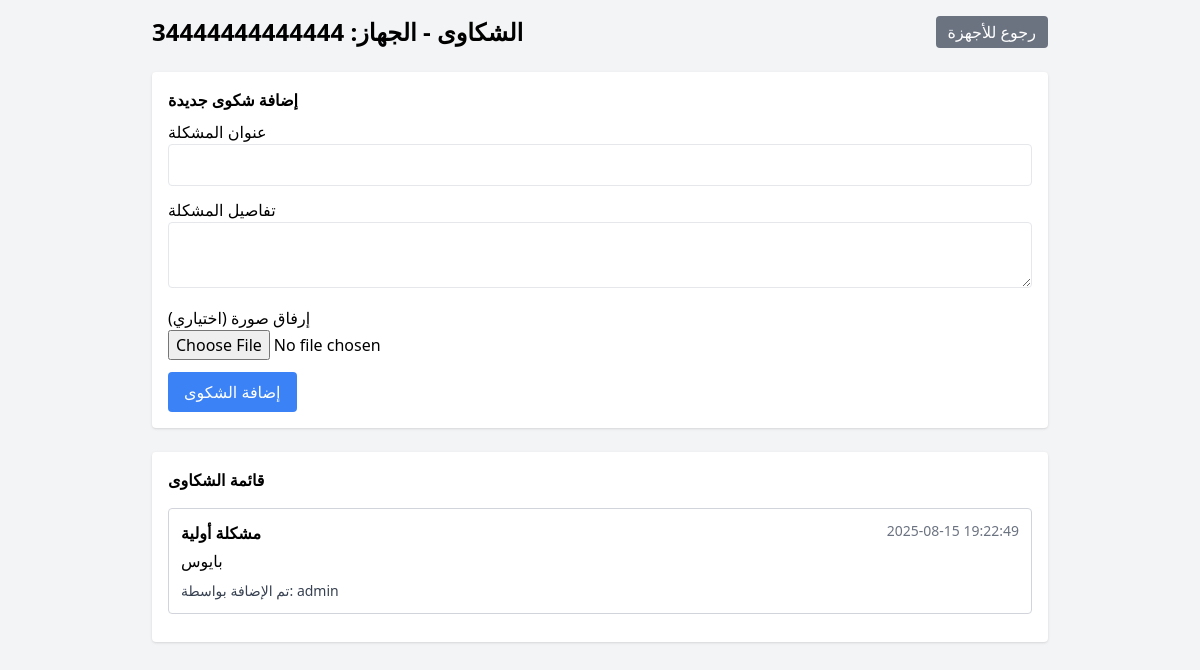
The page /complaints.php?laptop_id=5 (signed in) on the database its author committed.
### tables this page shows
CREATE TABLE `broken_laptops` (
  `laptop_id` int(11) NOT NULL,
  `category_id` int(11) NOT NULL,
  `device_category_number` varchar(100) DEFAULT NULL,
  `serial_number` varchar(100) NOT NULL,
  `specs` text DEFAULT NULL,
  `with_charger` tinyint(1) DEFAULT 0,
  `problems_count` int(11) DEFAULT 0,
  `branch_name` varchar(100) DEFAULT NULL,
  `problem_details` text DEFAULT NULL,
  `entered_by_user_id` int(11) DEFAULT NULL,
  `assigned_user_id` int(11) DEFAULT NULL,
  `problem_type` varchar(100) DEFAULT NULL,
  `transfer_ref` varchar(100) DEFAULT NULL,
  `status` varchar(50) DEFAULT NULL,
  `repeat_problem_count` int(11) DEFAULT 0
);

CREATE TABLE `complaints` (
  `complaint_id` int(11) NOT NULL,
  `laptop_id` int(11) NOT NULL,
  `complaint_date` timestamp NOT NULL DEFAULT current_timestamp(),
  `problem_title` varchar(200) DEFAULT NULL,
  `problem_details` text DEFAULT NULL,
  `image_path` varchar(255) DEFAULT NULL,
  `user_id` int(11) NOT NULL
);

CREATE TABLE `users` (
  `user_id` int(11) NOT NULL,
  `username` varchar(100) NOT NULL,
  `password` varchar(100) NOT NULL,
  `permissions` varchar(100) NOT NULL
);

### complaints.php (the view, shortened to what this page needs)
<?php
require 'db.php';
$laptop_id = $_GET['laptop_id'];
$stmt = $pdo->prepare("SELECT c.*, u.username FROM complaints c LEFT JOIN users u ON c.user_id=u.user_id WHERE c.laptop_id=? ORDER BY c.complaint_date DESC");
$stmt->execute([$laptop_id]);
$complaints = $stmt->fetchAll();
$stmt2 = $pdo->prepare("SELECT * FROM broken_laptops WHERE laptop_id=?");
$stmt2->execute([$laptop_id]);
$laptop = $stmt2->fetch();
?>
<!DOCTYPE html>
<html lang="ar">
<head>
<script src="https://cdn.tailwindcss.com"></script>
</head>
<body class="bg-gray-100 min-h-screen p-4">
<div class="max-w-4xl mx-auto">
    <header class="mb-6 flex justify-between items-center">
        <h1 class="text-2xl font-bold">الشكاوى - الجهاز: <?= htmlspecialchars($laptop['serial_number']) ?></h1>
        <a href="broken_laptops.php" class="bg-gray-500 text-white px-3 py-1 rounded">رجوع للأجهزة</a>
    </header>
    <div class="bg-white p-4 rounded shadow mb-6">
        <h2 class="font-bold mb-2">إضافة شكوى جديدة</h2>
        <form method="POST" enctype="multipart/form-data">
            <label>عنوان المشكلة</label>
            <input type="text" name="problem_title" class="w-full p-2 border rounded mb-3" required>
            <label>تفاصيل المشكلة</label>
            <textarea name="problem_details" class="w-full p-2 border rounded mb-3" required></textarea>
            <label>إرفاق صورة (اختياري)</label>
            <input type="file" name="image" class="w-full mb-3">
            <button type="submit" class="bg-blue-500 text-white px-4 py-2 rounded">إضافة الشكوى</button>
        </form>
    </div>
    <div class="bg-white p-4 rounded shadow">
        <h2 class="font-bold mb-4">قائمة الشكاوى</h2>
        <?php if(count($complaints) === 0): ?>
            <p>لا توجد شكاوى لهذا الجهاز.</p>
        <?php else: ?>
            <?php foreach($complaints as $c): ?>
                <div class="border border-gray-300 rounded p-3 mb-3">
                    <div class="flex justify-between mb-1">
                        <span class="font-bold"><?= htmlspecialchars($c['problem_title']) ?></span>
                        <span class="text-gray-500 text-sm"><?= $c['complaint_date'] ?></span>
                    </div>
                    <p class="mb-2"><?= nl2br(htmlspecialchars($c['problem_details'])) ?></p>
                    <div class="text-sm text-gray-700">تم الإضافة بواسطة: <?= htmlspecialchars($c['username']) ?></div>
                </div>
            <?php endforeach; ?>
        <?php endif; ?>
    </div>
</div>
</body>
</html>

### rows shown on the page
broken_laptops: serial_number "34444444444444"
complaints: problem_title "مشكلة أولية", complaint_date "2025-08-15 19:22:49", problem_details "بايوس", user.username "admin"
